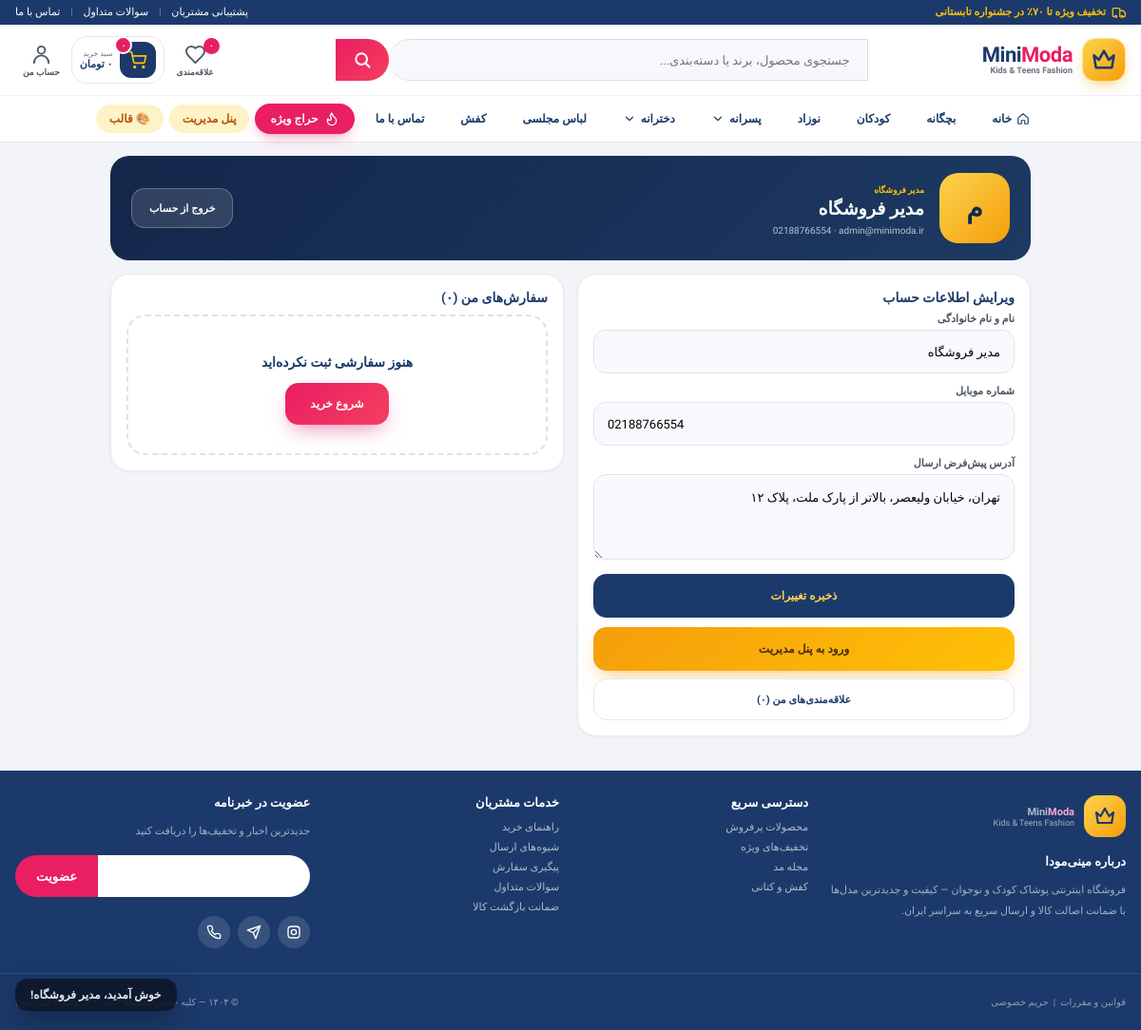
The app's page /account.php (signed in) with its own data.
### tables this page shows
CREATE TABLE IF NOT EXISTS theme_menu_items (
  id INT UNSIGNED AUTO_INCREMENT PRIMARY KEY,
  location VARCHAR(30) NOT NULL DEFAULT 'main',
  label VARCHAR(120) NOT NULL,
  href VARCHAR(300) NOT NULL DEFAULT 'index.php',
  parent_id INT UNSIGNED DEFAULT NULL,
  sort INT NOT NULL DEFAULT 0,
  enabled TINYINT(1) NOT NULL DEFAULT 1,
  highlight TINYINT(1) NOT NULL DEFAULT 0
);

CREATE TABLE IF NOT EXISTS users (
  id INT UNSIGNED AUTO_INCREMENT PRIMARY KEY,
  name VARCHAR(120) NOT NULL,
  email VARCHAR(190) NOT NULL UNIQUE,
  phone VARCHAR(20) NOT NULL DEFAULT '',
  password_hash VARCHAR(255) NOT NULL,
  address TEXT NOT NULL,
  role VARCHAR(20) NOT NULL DEFAULT 'user',
  created_at TIMESTAMP NOT NULL DEFAULT CURRENT_TIMESTAMP
);

### account.php (the view, shortened to what the rows shown need)
<?php
require __DIR__ . '/bootstrap.php';
$pdo = db();
requireLogin();
$user = currentUser();
$st = $pdo->prepare('SELECT * FROM orders WHERE user_id = ? ORDER BY created_at DESC');
$st->execute([(int)$user['id']]);
$orders = $st->fetchAll();
$initials = mb_substr(trim($user['name']), 0, 1);
include __DIR__ . '/partials/header.php';
?>
<div class="wrap" style="max-width:1000px">
  <div style="display:flex;align-items:center;gap:16px;background:linear-gradient(135deg,#14264a,#1d3a63);border-radius:var(--radius);padding:18px 22px;color:#fff;margin-top:14px;flex-wrap:wrap">
    <div style="width:74px;height:74px;border-radius:20px;background:linear-gradient(135deg,#fcd34d,#f59e0b);display:grid;place-items:center;font-size:28px;font-weight:900;color:#14264a"><?= e($initials) ?></div>
    <div style="flex:1;min-width:180px">
      <small style="color:var(--gold);font-size:9px;font-weight:800"><?= $user['role'] === 'admin' ? 'مدیر فروشگاه' : 'عضو ویژه مینی‌مودا' ?></small>
      <h1 style="margin:2px 0;font-size:19px"><?= e($user['name']) ?></h1>
      <small style="color:rgba(255,255,255,.7);font-size:10px"><span dir="ltr"><?= e($user['email']) ?></span> · <span dir="ltr"><?= e($user['phone']) ?></span></small>
    </div>
    <form method="post" action="auth.php">
      <button class="btn" type="submit" style="background:rgba(255,255,255,.12);color:#fff;border:1px solid rgba(255,255,255,.25);height:42px;padding:0 18px;font-size:11px">خروج از حساب</button>
    </form>
  </div>
  <div style="display:grid;grid-template-columns:repeat(auto-fit,minmax(280px,1fr));gap:14px;margin-top:14px;align-items:start">
    <div class="panel">
      <h2 style="margin:0 0 8px;font-size:14px;color:var(--navy)">ویرایش اطلاعات حساب</h2>
      <form method="post" action="account.php" class="form">
        <div><label class="label" for="name">نام و نام خانوادگی</label><input class="input" id="name" name="name" required value="<?= e($user['name']) ?>"></div>
        <div><label class="label" for="phone">شماره موبایل</label><input class="input" id="phone" name="phone" dir="ltr" value="<?= e($user['phone']) ?>" placeholder="09121234567"></div>
        <div><label class="label" for="address">آدرس پیش‌فرض ارسال</label><textarea class="textarea" id="address" name="address" placeholder="آدرس کامل..."><?= e($user['address']) ?></textarea></div>
      </form>
    </div>
    <div id="orders" class="panel" style="grid-column: span 1">
      <h2 style="margin:0 0 10px;font-size:14px;color:var(--navy)">سفارش‌های من (<?= faNum(count($orders)) ?>)</h2>
    </div>
  </div>
</div>
<?php include __DIR__ . '/partials/footer.php'; ?>

### partials/header.php (shortened to what the rows shown need)
<?php
$dbMenu = themeMenu('main');
$nav = [];
foreach ($dbMenu as $menuRow) {
    $nav[] = [
        'label' => (string) ($menuRow['label'] ?? ''),
        'href'  => (string) ($menuRow['href'] ?? 'index.php'),
        'home'  => !empty($menuRow['highlight']),
        'sub'   => is_array($menuRow['sub'] ?? null) ? $menuRow['sub'] : [],
    ];
}
$activeCat = $_GET['cat'] ?? '';
$isHome = basename($_SERVER['SCRIPT_NAME'] ?? '') === 'index.php';
?>
<!DOCTYPE html>
<html lang="fa" dir="rtl">
<head>
<link rel="stylesheet" href="assets/style.css">
</head>
<body>
<header class="site-header" id="siteHeader">
  <nav class="mainnav" id="mainnav">
    <div class="wrap mainnav-in">
      <?php foreach ($nav as $i => $item): ?>
        <?php $isActive = (!empty($item['home']) && $isHome && $activeCat === '') || ($activeCat !== '' && strpos($item['href'], 'cat=' . $activeCat) !== false); ?>
        <div class="nav-item<?= $isActive ? ' active' : '' ?>">
          <a href="<?= e($item['href']) ?>"><?php if (!empty($item['home'])): ?><svg viewBox="0 0 24 24" fill="none" stroke="currentColor" stroke-width="2" stroke-linecap="round" stroke-linejoin="round"><path d="M3 10.5 12 3l9 7.5V20a1 1 0 0 1-1 1h-5v-6H9v6H4a1 1 0 0 1-1-1z"/></svg><?php endif; ?><?= e($item['label']) ?><?php if (!empty($item['sub'])): ?><svg viewBox="0 0 24 24" fill="none" stroke="currentColor" stroke-width="2" stroke-linecap="round"><polyline points="6 9 12 15 18 9"/></svg><?php endif; ?></a>
        </div>
      <?php endforeach; ?>
    </div>
  </nav>
</header>

### partials/footer.php (shortened to what the rows shown need)
<footer class="site-footer">
  <div class="wrap footer-grid">
    <div class="f-col">
      <h4>دسترسی سریع</h4>
      <?php $fq = themeMenu('footer_quick'); if (!$fq) $fq = [['label'=>'محصولات پرفروش','href'=>'products.php?sort=sales'],['label'=>'تخفیف‌های ویژه','href'=>'products.php?offer=1'],['label'=>'مجله مد','href'=>'blog.php'],['label'=>'کفش و کتانی','href'=>'products.php?cat=shoes']]; foreach ($fq as $l): ?><a href="<?= e($l['href']) ?>"><?= e($l['label']) ?></a><?php endforeach; ?>
    </div>
    <div class="f-col">
      <h4>خدمات مشتریان</h4>
      <?php $fs = themeMenu('footer_service'); if (!$fs) $fs = [['label'=>'راهنمای خرید','href'=>'help.php#delivery'],['label'=>'پیگیری سفارش','href'=>'account.php'],['label'=>'سوالات متداول','href'=>'help.php#faq'],['label'=>'ضمانت بازگشت کالا','href'=>'help.php#return']]; foreach ($fs as $l): ?><a href="<?= e($l['href']) ?>"><?= e($l['label']) ?></a><?php endforeach; ?>
    </div>
  </div>
</footer>
</body>
</html>

### records on screen
theme_menu_items: label "خانه"
theme_menu_items: label "بچگانه"
theme_menu_items: label "کودکان"
theme_menu_items: label "نوزاد"
theme_menu_items: label "پسرانه"
theme_menu_items: label "دخترانه"
theme_menu_items: label "لباس مجلسی"
theme_menu_items: label "کفش"
theme_menu_items: label "تماس با ما"
users: name "م", name "مدیر فروشگاه", email "admin@minimoda.ir", phone "02188766554", address "تهران، خیابان ولیعصر، بالاتر از پارک ملت، پلاک ۱۲"
theme_menu_items: label "محصولات پرفروش"
theme_menu_items: label "تخفیف‌های ویژه"
theme_menu_items: label "مجله مد"
theme_menu_items: label "کفش و کتانی"
theme_menu_items: label "راهنمای خرید"
theme_menu_items: label "شیوه‌های ارسال"
theme_menu_items: label "پیگیری سفارش"
theme_menu_items: label "سوالات متداول"
theme_menu_items: label "ضمانت بازگشت کالا"

### other values on screen
themeGet('announcement.text', 'تخفیف ویژه تا ۷۰٪ در جشنواره تابستانی') "تخفیف ویژه تا ۷۰٪ در جشنواره تابستانی"
$storeTagline "Kids & Teens Fashion"
faNum(wishlistCount()) "۰"
faNum($cartN) "۰"
faMoney($cartTotalsCache['total'] ?? 0) "۰ تومان"
faNum(count($orders)) "۰"
$flash['msg'] "خوش آمدید، مدیر فروشگاه!"
